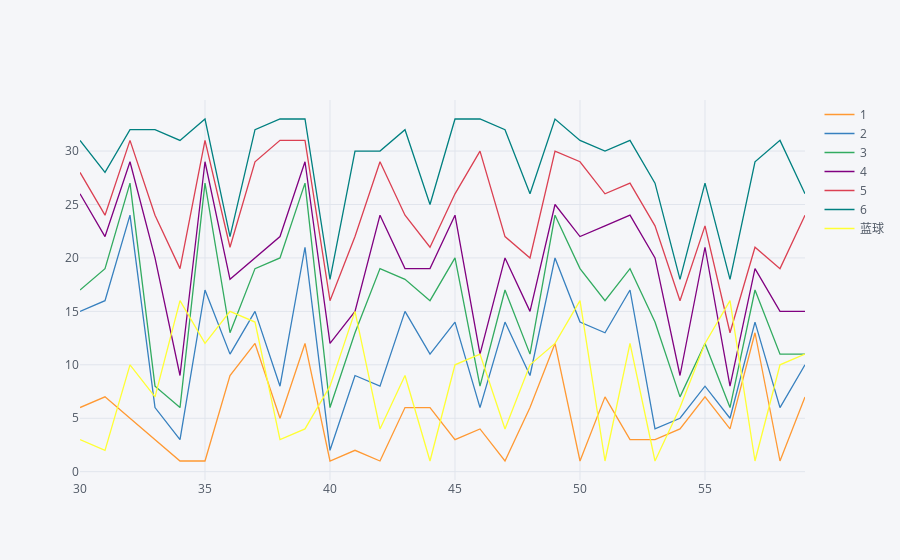

Notebook code cell kept with this figure:
### Code cell
df.iloc[30:60, 1:8].iplot(kind='lines')

### Figure 1 — Plotly figure (JSON) as saved in the notebook; plotly's stock layout.template omitted (floating-point values rounded to 4 significant figures)
{"data": [{"line": {"color": "rgba(255, 153, 51, 1.0)", "dash": "solid", "shape": "linear", "width": 1.3}, "mode": "lines", "name": "1", "text": "", "type": "scatter", "uid": "decaa6e8-c455-4f67-8bd7-79da4d9f4c27", "x": [30, 31, 32, 33, 34, 35, 36, 37, 38, 39, 40, 41, 42, 43, 44, 45, 46, 47, 48, 49, 50, 51, 52, 53, 54, 55, 56, 57, 58, 59], "y": [6, 7, 5, 3, 1, 1, 9, 12, 5, 12, 1, 2, 1, 6, 6, 3, 4, 1, 6, 12, 1, 7, 3, 3, 4, 7, 4, 13, 1, 7]}, {"line": {"color": "rgba(55, 128, 191, 1.0)", "dash": "solid", "shape": "linear", "width": 1.3}, "mode": "lines", "name": "2", "text": "", "type": "scatter", "uid": "fd3cc855-1a47-49c0-850d-fd30c302ec91", "x": [30, 31, 32, 33, 34, 35, 36, 37, 38, 39, 40, 41, 42, 43, 44, 45, 46, 47, 48, 49, 50, 51, 52, 53, 54, 55, 56, 57, 58, 59], "y": [15, 16, 24, 6, 3, 17, 11, 15, 8, 21, 2, 9, 8, 15, 11, 14, 6, 14, 9, 20, 14, 13, 17, 4, 5, 8, 5, 14, 6, 10]}, {"line": {"color": "rgba(50, 171, 96, 1.0)", "dash": "solid", "shape": "linear", "width": 1.3}, "mode": "lines", "name": "3", "text": "", "type": "scatter", "uid": "78b1770c-6cfe-49c9-84e7-31bf1d9d5c47", "x": [30, 31, 32, 33, 34, 35, 36, 37, 38, 39, 40, 41, 42, 43, 44, 45, 46, 47, 48, 49, 50, 51, 52, 53, 54, 55, 56, 57, 58, 59], "y": [17, 19, 27, 8, 6, 27, 13, 19, 20, 27, 6, 13, 19, 18, 16, 20, 8, 17, 11, 24, 19, 16, 19, 14, 7, 12, 6, 17, 11, 11]}, {"line": {"color": "rgba(128, 0, 128, 1.0)", "dash": "solid", "shape": "linear", "width": 1.3}, "mode": "lines", "name": "4", "text": "", "type": "scatter", "uid": "375cb14c-5d7b-4d9b-b871-b073f31bfe21", "x": [30, 31, 32, 33, 34, 35, 36, 37, 38, 39, 40, 41, 42, 43, 44, 45, 46, 47, 48, 49, 50, 51, 52, 53, 54, 55, 56, 57, 58, 59], "y": [26, 22, 29, 20, 9, 29, 18, 20, 22, 29, 12, 15, 24, 19, 19, 24, 11, 20, 15, 25, 22, 23, 24, 20, 9, 21, 8, 19, 15, 15]}, {"line": {"color": "rgba(219, 64, 82, 1.0)", "dash": "solid", "shape": "linear", "width": 1.3}, "mode": "lines", "name": "5", "text": "", "type": "scatter", "uid": "5ea3ec39-7b90-4eff-8937-e87108035d42", "x": [30, 31, 32, 33, 34, 35, 36, 37, 38, 39, 40, 41, 42, 43, 44, 45, 46, 47, 48, 49, 50, 51, 52, 53, 54, 55, 56, 57, 58, 59], "y": [28, 24, 31, 24, 19, 31, 21, 29, 31, 31, 16, 22, 29, 24, 21, 26, 30, 22, 20, 30, 29, 26, 27, 23, 16, 23, 13, 21, 19, 24]}, {"line": {"color": "rgba(0, 128, 128, 1.0)", "dash": "solid", "shape": "linear", "width": 1.3}, "mode": "lines", "name": "6", "text": "", "type": "scatter", "uid": "705d8a0e-ee2d-44ba-bf06-b1e2dc00fd11", "x": [30, 31, 32, 33, 34, 35, 36, 37, 38, 39, 40, 41, 42, 43, 44, 45, 46, 47, 48, 49, 50, 51, 52, 53, 54, 55, 56, 57, 58, 59], "y": [31, 28, 32, 32, 31, 33, 22, 32, 33, 33, 18, 30, 30, 32, 25, 33, 33, 32, 26, 33, 31, 30, 31, 27, 18, 27, 18, 29, 31, 26]}, {"line": {"color": "rgba(255, 255, 51, 1.0)", "dash": "solid", "shape": "linear", "width": 1.3}, "mode": "lines", "name": "蓝球", "text": "", "type": "scatter", "uid": "fa6b1e4a-40e7-4525-a62b-30de01b39364", "x": [30, 31, 32, 33, 34, 35, 36, 37, 38, 39, 40, 41, 42, 43, 44, 45, 46, 47, 48, 49, 50, 51, 52, 53, 54, 55, 56, 57, 58, 59], "y": [3, 2, 10, 7, 16, 12, 15, 14, 3, 4, 8, 15, 4, 9, 1, 10, 11, 4, 10, 12, 16, 1, 12, 1, 6, 12, 16, 1, 10, 11]}], "layout": {"legend": {"bgcolor": "#F5F6F9", "font": {"color": "#4D5663"}}, "paper_bgcolor": "#F5F6F9", "plot_bgcolor": "#F5F6F9", "title": {"font": {"color": "#4D5663"}}, "xaxis": {"gridcolor": "#E1E5ED", "showgrid": true, "tickfont": {"color": "#4D5663"}, "title": {"font": {"color": "#4D5663"}, "text": ""}, "zerolinecolor": "#E1E5ED"}, "yaxis": {"gridcolor": "#E1E5ED", "showgrid": true, "tickfont": {"color": "#4D5663"}, "title": {"font": {"color": "#4D5663"}, "text": ""}, "zerolinecolor": "#E1E5ED"}}}
